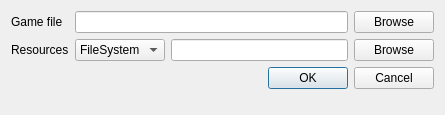
<?xml version="1.0" encoding="UTF-8"?>
<ui version="4.0">
 <class>NewGame</class>
 <widget class="QDialog" name="NewGame">
  <property name="geometry">
   <rect>
    <x>0</x>
    <y>0</y>
    <width>445</width>
    <height>115</height>
   </rect>
  </property>
  <property name="windowTitle">
   <string>New game</string>
  </property>
  <layout class="QFormLayout" name="formLayout">
   <property name="fieldGrowthPolicy">
    <enum>QFormLayout::AllNonFixedFieldsGrow</enum>
   </property>
   <item row="0" column="0">
    <widget class="QLabel" name="labelGameFile">
     <property name="text">
      <string>Game file</string>
     </property>
    </widget>
   </item>
   <item row="0" column="1">
    <layout class="QHBoxLayout" name="horizontalLayout_2">
     <item>
      <widget class="QLineEdit" name="editGameFile"/>
     </item>
     <item>
      <widget class="QPushButton" name="buttonBrowseGame">
       <property name="text">
        <string>Browse</string>
       </property>
      </widget>
     </item>
    </layout>
   </item>
   <item row="1" column="0">
    <widget class="QLabel" name="labelResourceType">
     <property name="text">
      <string>Resources</string>
     </property>
    </widget>
   </item>
   <item row="1" column="1">
    <layout class="QHBoxLayout" name="horizontalLayout">
     <item>
      <widget class="QComboBox" name="comboResourceType">
       <item>
        <property name="text">
         <string>FileSystem</string>
        </property>
       </item>
       <item>
        <property name="text">
         <string>URL</string>
        </property>
       </item>
      </widget>
     </item>
     <item>
      <widget class="QLineEdit" name="editResourceLocation"/>
     </item>
     <item>
      <widget class="QPushButton" name="buttonBrowseResources">
       <property name="text">
        <string>Browse</string>
       </property>
      </widget>
     </item>
    </layout>
   </item>
   <item row="4" column="1">
    <widget class="QDialogButtonBox" name="buttonBox">
     <property name="standardButtons">
      <set>QDialogButtonBox::Cancel|QDialogButtonBox::Ok</set>
     </property>
    </widget>
   </item>
  </layout>
 </widget>
 <resources/>
 <connections>
  <connection>
   <sender>buttonBox</sender>
   <signal>accepted()</signal>
   <receiver>NewGame</receiver>
   <slot>accept()</slot>
   <hints>
    <hint type="sourcelabel">
     <x>250</x>
     <y>94</y>
    </hint>
    <hint type="destinationlabel">
     <x>222</x>
     <y>57</y>
    </hint>
   </hints>
  </connection>
  <connection>
   <sender>buttonBox</sender>
   <signal>rejected()</signal>
   <receiver>NewGame</receiver>
   <slot>reject()</slot>
   <hints>
    <hint type="sourcelabel">
     <x>250</x>
     <y>94</y>
    </hint>
    <hint type="destinationlabel">
     <x>222</x>
     <y>57</y>
    </hint>
   </hints>
  </connection>
  <connection>
   <sender>buttonBrowseGame</sender>
   <signal>pressed()</signal>
   <receiver>NewGame</receiver>
   <slot>browseGameFile()</slot>
   <hints>
    <hint type="sourcelabel">
     <x>397</x>
     <y>21</y>
    </hint>
    <hint type="destinationlabel">
     <x>222</x>
     <y>57</y>
    </hint>
   </hints>
  </connection>
  <connection>
   <sender>buttonBrowseResources</sender>
   <signal>pressed()</signal>
   <receiver>NewGame</receiver>
   <slot>browseResources()</slot>
   <hints>
    <hint type="sourcelabel">
     <x>397</x>
     <y>52</y>
    </hint>
    <hint type="destinationlabel">
     <x>222</x>
     <y>57</y>
    </hint>
   </hints>
  </connection>
 </connections>
 <slots>
  <slot>browseGameFile()</slot>
  <slot>browseResources()</slot>
 </slots>
</ui>
